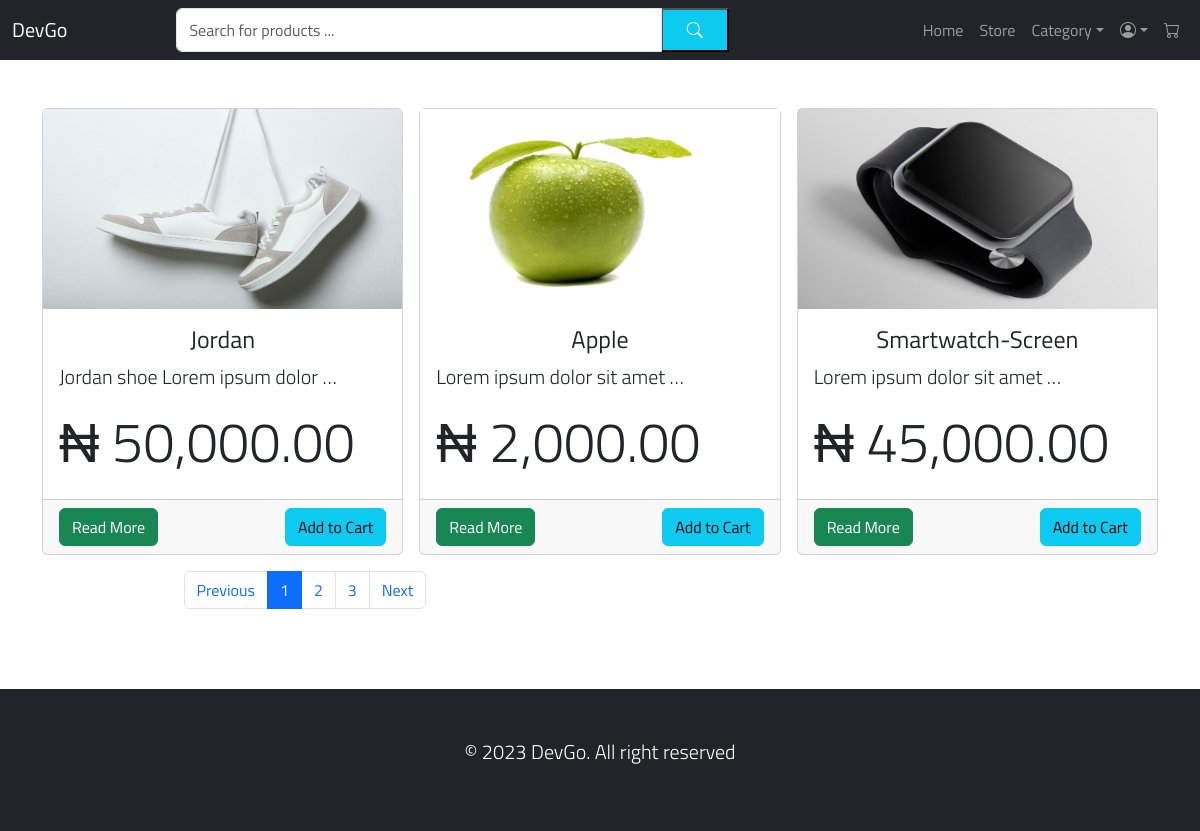
The page /stores/ on the database its author committed.
### stores/models.py (models this page shows, shortened)
class Product(models.Model):
    title = models.CharField(max_length=50)
    description = models.TextField()
    price = models.DecimalField(max_digits=9, decimal_places=2)
    category = models.ForeignKey(Category, on_delete=models.CASCADE)
    image = models.ImageField(upload_to='product')
    available = models.BooleanField(default=False)
    created_at= models.DateTimeField(auto_now_add=True)

### stores/views.py (the view)
# urls.py: path('',include('stores.urls')),
def stores(request):
    products = Product.objects.all()
    paginator = Paginator(products,3)
    page_number = request.GET.get("page")
    page_list= paginator.get_page(page_number)
    context ={
        'products': products,
        'paginator':page_list
    }
    return render(request, 'stores/stores.html',context)

### stores/context_processor.py (called while the page is built)
def category(request):
    category = Category.objects.all()
    context = {
        'categorys':category
    }
    return context

def cartproduct(request):
    context={
    }
    return context

### templates/stores/stores.html (shortened to what this page needs)
{% extends 'base.html' %}
{% load humanize %}
{% block content %}
<section id="stores" class="my-5">
    <div class="container">
        <div class="row g-3">
            {% if paginator %}
                {% for product in paginator %}
                    <div class="col-md-4">
                        <div class="card">
                           <img src="{{product.image.url}}" alt="{{product.title}}" height="200">
                           <div class="card-body">
                                <h4 class="text-center">{{product.title | title}}</h4>
                                <p class="lead">{{product.description | truncatewords:5}}</p>
                                <h5 class="display-4"> &#8358; {{product.price |intcomma }}</h5>
                           </div>
                           <div class="card-footer">
                                <div class="d-flex justify-content-between">
                                    <a href="{% url 'store' product.id %}" class="btn btn-success">Read More</a>
                                    <a href="{% url 'addtocart' product.id %}" class="btn btn-info">Add to Cart</a>
                                </div>
                           </div>
                        </div>
                    </div>
                {% endfor %}
                <div class="w-75 mx-auto my-3">
                    <ul class="pagination">
                        {% if paginator.has_previous %}
                            <li class="page-item"><a class="page-link" href="?page={{ paginator.previous_page_number }}">Previous</a></li>
                        {% else %}
                            <li class="page-item"><a class="page-link" disabled>Previous</a></li>
                        {% endif %}
                        {% for i in paginator.paginator.page_range  %}
                            {% if i == paginator.number %}
                                <li class="page-item active"><a class="page-link">{{i}}</a></li>
                                {% else %}
                                <li class="page-item"><a class="page-link" href="?page={{i}}">{{i}}</a></li>
                            {% endif %}
                        {% endfor %}
                        {% if paginator.has_next %}
                            <li class="page-item"><a class="page-link" href="?page={{ paginator.next_page_number }}">Next</a></li>
                        {% else %}
                            <li class="page-item"><a class="page-link" disabled>Next</a></li>
                        {% endif %}
                      </ul>
                </div>
            {% else %}
                <p class="lead text-white bg-danger text-center py-4 mt-5">
                    No Products In Store
                </p>
            {% endif %}
        </div>
    </div>
</section>
{% endblock content %}

### devcommerce/static/css/style.css (style rules this page uses)
*, body { font-family: 'Titillium Web', sans-serif !important; }

### rows shown on the page
Product: image (picture), title "Jordan", description "Jordan shoe Lorem ipsum dolor …", price "50,000.00"
Product: image (picture), title "Apple", description "Lorem ipsum dolor sit amet …", price "2,000.00"
Product: image (picture), title "Smartwatch-Screen", description "Lorem ipsum dolor sit amet …", price "45,000.00"

### other values the page prints
{{ i }} "1"
{{ i }} "2" "3"
